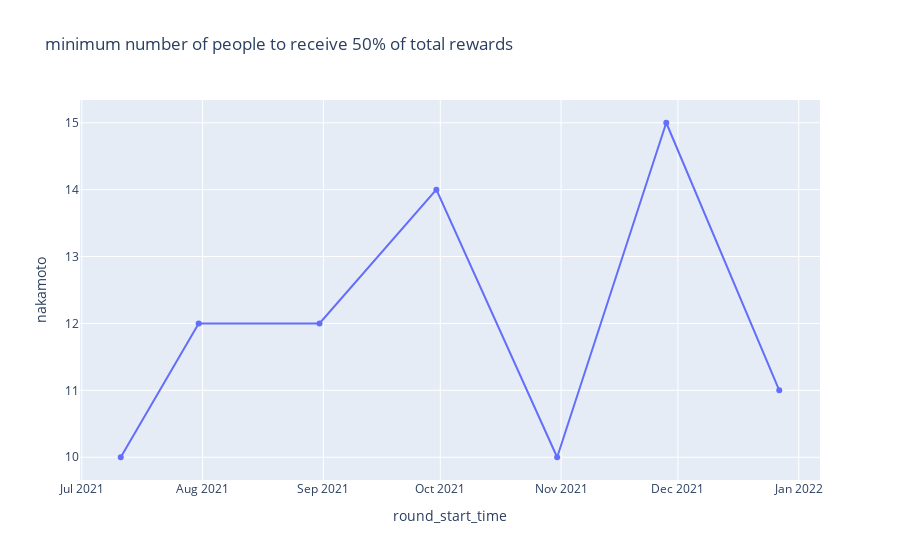

Source (notebook cell):
### Code cell
round_stats['nakamoto']  = [nakamoto_coeff(allrounds_finaldist['round-'+str(kr)],'PERCENTAGE') for kr in rounds]
round_stats['nakamoto_ratio']= [nakamoto_coeff_ratio(allrounds_finaldist['round-'+str(kr)],'PERCENTAGE') for kr in rounds]
px.line(round_stats,x='round_start_time',y='nakamoto',markers=True,title='minimum number of people to receive 50% of total rewards')

### Figure 1 — Plotly figure (JSON) as saved in the notebook; plotly's stock layout.template omitted (floating-point values rounded to 4 significant figures)
{"data": [{"hovertemplate": "round_start_time=%{x}<br>nakamoto=%{y}<extra></extra>", "legendgroup": "", "line": {"color": "#636efa", "dash": "solid"}, "marker": {"symbol": "circle"}, "mode": "lines+markers", "name": "", "orientation": "v", "showlegend": false, "type": "scatter", "x": ["2021-07-11", "2021-07-31", "2021-08-31", "2021-09-30", "2021-10-31", "2021-11-28", "2021-12-27"], "xaxis": "x", "y": [10, 12, 12, 14, 10, 15, 11], "yaxis": "y"}], "layout": {"legend": {"tracegroupgap": 0}, "title": {"text": "minimum number of people to receive 50% of total rewards"}, "xaxis": {"anchor": "y", "domain": [0, 1], "title": {"text": "round_start_time"}}, "yaxis": {"anchor": "x", "domain": [0, 1], "title": {"text": "nakamoto"}}}}
